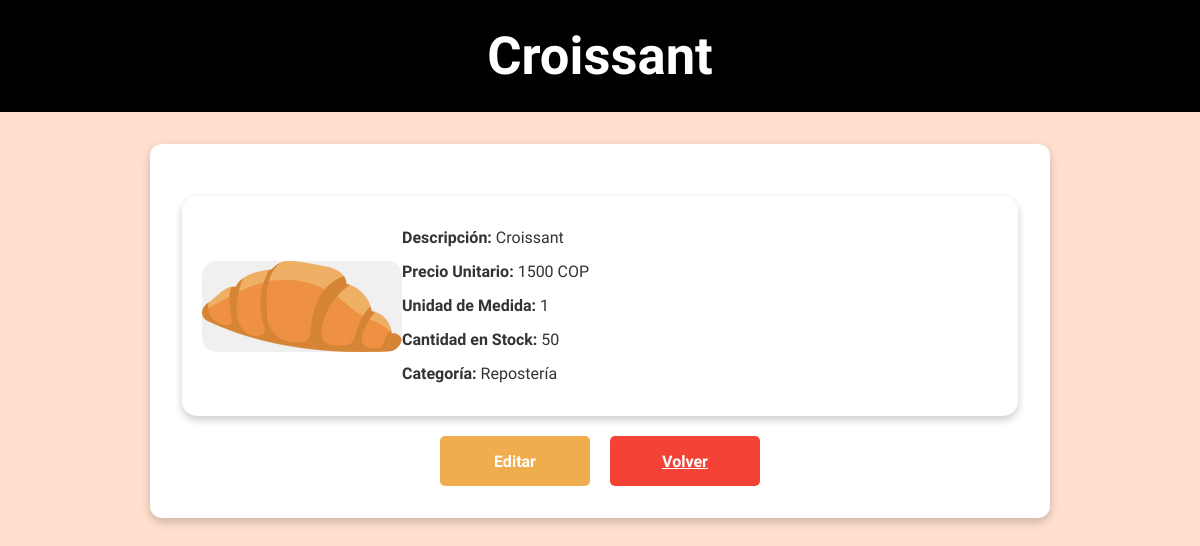
The app's page /producto/3 with its own data.
### models/productos.py (models this page shows, shortened)
class Producto(Base):
    __tablename__ = 'productos'
    id = Column(Integer, primary_key=True, autoincrement=True)
    descripcion = Column(String(300), unique=True, nullable=False)
    valor_unitario = Column(Integer, nullable=False)
    unidad_medida = Column(String(3), nullable=False)
    cantidad_stock = Column(Integer, nullable=False)
    categoria_id = Column(Integer, ForeignKey('categorias.id'), nullable=False)
    imagen = Column(String(300), nullable=True)
    categoria = relationship("Categoria", back_populates="productos")

### models/categoria.py (models this page shows, shortened)
class Categoria(Base):
    __tablename__ = 'categorias'
    id = Column(Integer, primary_key=True, autoincrement=True)
    nombre = Column(String(100), unique=True, nullable=False)
    productos = relationship("Producto", back_populates="categoria")

### app.py (the view)
@app.route('/producto/<int:id>')
def producto_detalle(id):
    producto = db_session.get(Producto, id)
    if not producto:
        flash('El producto no existe.', 'error')
        return redirect(url_for('productos'))
    return render_template('producto_detalle.html', producto=producto)

### templates/producto_detalle.html (shortened to what this page needs)
<!DOCTYPE html>
<html lang="es">
<head>
    <link rel="stylesheet" href="{{ url_for('static', filename='styles.css') }}">
</head>
<body>
    <nav>
        <div class="navbar">
            <h1>{{ producto.descripcion }}</h1>
        </div>
    </nav>
    <div class="contenedor">
        <div class="detalle-producto">
            <img src="{{ url_for('static', filename=producto.imagen) }}" alt="Imagen del producto" class="imagen-producto">
            <div class="info-producto">
                <p><strong>Descripción:</strong> {{ producto.descripcion }}</p>
                <p><strong>Precio Unitario:</strong> {{ producto.valor_unitario|int }} COP</p>
                <p><strong>Unidad de Medida:</strong> {{ producto.unidad_medida }}</p>
                <p><strong>Cantidad en Stock:</strong> {{ producto.cantidad_stock|int }}</p>
                <p><strong>Categoría:</strong> {{ producto.categoria.nombre }}</p>
            </div>
        </div>
        <div class="acciones">
            <a href="{{ url_for('editar_producto', id=producto.id) }}" class="btn btn-editar">Editar</a>
            <a href="{{ url_for('productos') }}" class="btn btn-volver1">Volver</a>
        </div>
    </div>
</body>
</html>

### static/styles.css (style rules this page uses)
* { font-family: "Signika Negative", sans-serif; margin: 0; padding: 0; box-sizing: border-box; }
body { width: 100%; height: 100vh; background: #ffdfcd; font-family: Arial, sans-serif; }
.navbar { display: flex; justify-content: center; align-items: center; background: black; color: white; padding: 10px; border: 15px solid black; font-size: 35px; position: relative; }
.btn-editar, .btn-eliminar .btn-ver { background-color: #7ba68c; color: white; border: none; padding: 5px 10px; font-size: 14px; border-radius: 5px; cursor: pointer; }
.contenedor { margin: 2rem auto; max-width: 900px; background-color: #ffffff; border-radius: 12px; padding: 2rem; box-shadow: 0 4px 10px rgba(0, 0, 0, 0.2); }
.btn { margin-top: 1rem; padding: 0.8rem; font-size: 1rem; font-weight: bold; text-align: center; background-color: #6c63ff; color: white; border: none; border-radius: 6px; cursor: pointer; transition: background-color 0.3s; }
.btn-volver1 { background-color: #f44336; margin-top: 0; color: white; }
.btn-editar, .btn-ver { padding: 8px 12px; border: none; border-radius: 5px; cursor: pointer; }
.btn-editar { background-color: #f0ad4e; color: white; padding: 10px 20px; border-radius: 5px; text-decoration: none; font-size: 16px; text-align: center; border: none; cursor: pointer; margin-top: 0; }
.detalle-producto { display: flex; flex-wrap: wrap; justify-content: center; align-items: center; background-color: #ffffff; padding: 20px; border-radius: 15px; box-shadow: 0 4px 8px rgba(0, 0, 0, 0.2); max-width: 900px; margin: 20px auto; }
.imagen-producto { max-width: 300px; max-height: 300px; object-fit: contain; border-radius: 15px; margin-right: 20px; }
.info-producto { flex: 1; text-align: left; font-size: 16px; line-height: 1.5; color: #333; }
.info-producto p { margin: 10px 0; }
.acciones { display: flex; justify-content: center; gap: 10px; margin-top: 20px; }
.acciones .btn { padding: 10px 20px; border-radius: 5px; font-size: 16px; cursor: pointer; }
.btn-editar { background-color: #f0ad4e; color: white; }
.acciones { display: flex; justify-content: center; gap: 20px; margin-top: 20px; }
.acciones .btn { padding: 10px 30px; font-size: 16px; text-align: center; cursor: pointer; }
.imagen-producto { max-width: 300px; max-height: 300px; object-fit: cover; border-radius: 15px; display: block; margin: 0 auto; background-color: #f0f0f0; }
.imagen-producto::after { content: "Imagen no disponible"; font-size: 14px; color: #777; display: block; text-align: center; margin-top: 10px; }
.acciones .btn { padding: 10px 30px; font-size: 16px; text-align: center; cursor: pointer; width: 150px; border-radius: 5px; }
.acciones .btn { padding: 10px; font-size: 16px; text-align: center; cursor: pointer; width: 150px; height: 50px; border-radius: 5px; display: flex; justify-content: center; align-items: center; }
.acciones { display: flex; justify-content: center; align-items: center; gap: 20px; margin-top: 20px; }

### records on screen
Producto: descripcion "Croissant", imagen (picture), valor_unitario "1500", unidad_medida "1", cantidad_stock "50"
Categoria: categoria.nombre "Repostería"
